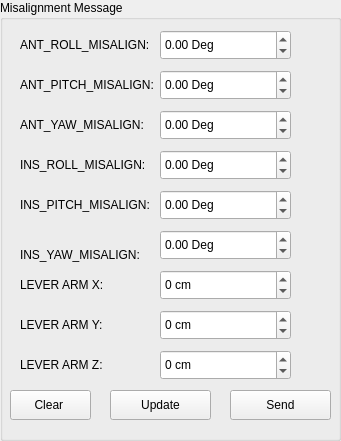
        <widget class="QGroupBox" name="groupBox_2">
         <property name="geometry">
          <rect>
           <x>750</x>
           <y>10</y>
           <width>341</width>
           <height>441</height>
          </rect>
         </property>
         <property name="font">
          <font>
           <pointsize>9</pointsize>
          </font>
         </property>
         <property name="title">
          <string>Misalignment Message</string>
         </property>
         <widget class="QLabel" name="lblMisAlignMessRoll">
          <property name="geometry">
           <rect>
            <x>20</x>
            <y>30</y>
            <width>131</width>
            <height>30</height>
           </rect>
          </property>
          <property name="font">
           <font>
            <pointsize>9</pointsize>
           </font>
          </property>
          <property name="text">
           <string>ANT_ROLL_MISALIGN:</string>
          </property>
         </widget>
         <widget class="QDoubleSpinBox" name="sbMisAlignMessAntRoll">
          <property name="geometry">
           <rect>
            <x>160</x>
            <y>30</y>
            <width>131</width>
            <height>30</height>
           </rect>
          </property>
          <property name="font">
           <font>
            <pointsize>9</pointsize>
           </font>
          </property>
          <property name="suffix">
           <string> Deg</string>
          </property>
          <property name="minimum">
           <double>-999999999.000000000000000</double>
          </property>
          <property name="maximum">
           <double>99999999.000000000000000</double>
          </property>
         </widget>
         <widget class="QLabel" name="lblMisAlignMessPitch">
          <property name="geometry">
           <rect>
            <x>20</x>
            <y>70</y>
            <width>141</width>
            <height>30</height>
           </rect>
          </property>
          <property name="font">
           <font>
            <pointsize>9</pointsize>
           </font>
          </property>
          <property name="text">
           <string>ANT_PITCH_MISALIGN:</string>
          </property>
         </widget>
         <widget class="QDoubleSpinBox" name="sbMisAlignMessAntPitch">
          <property name="geometry">
           <rect>
            <x>160</x>
            <y>70</y>
            <width>131</width>
            <height>30</height>
           </rect>
          </property>
          <property name="font">
           <font>
            <pointsize>9</pointsize>
           </font>
          </property>
          <property name="suffix">
           <string> Deg</string>
          </property>
          <property name="minimum">
           <double>-999999999.000000000000000</double>
          </property>
          <property name="maximum">
           <double>99999999.000000000000000</double>
          </property>
         </widget>
         <widget class="QDoubleSpinBox" name="sbMisAlignMessAntYaw">
          <property name="geometry">
           <rect>
            <x>160</x>
            <y>110</y>
            <width>131</width>
            <height>30</height>
           </rect>
          </property>
          <property name="font">
           <font>
            <pointsize>9</pointsize>
           </font>
          </property>
          <property name="suffix">
           <string> Deg</string>
          </property>
          <property name="minimum">
           <double>-999999999.000000000000000</double>
          </property>
          <property name="maximum">
           <double>99999999.000000000000000</double>
          </property>
         </widget>
         <widget class="QLabel" name="lblMisAlignMessYaw">
          <property name="geometry">
           <rect>
            <x>20</x>
            <y>110</y>
            <width>141</width>
            <height>30</height>
           </rect>
          </property>
          <property name="font">
           <font>
            <pointsize>9</pointsize>
           </font>
          </property>
          <property name="text">
           <string>ANT_YAW_MISALIGN:</string>
          </property>
         </widget>
         <widget class="QLabel" name="lblMisAlignMessLeverArmX">
          <property name="geometry">
           <rect>
            <x>20</x>
            <y>270</y>
            <width>111</width>
            <height>30</height>
           </rect>
          </property>
          <property name="font">
           <font>
            <pointsize>9</pointsize>
           </font>
          </property>
          <property name="text">
           <string>LEVER ARM X:</string>
          </property>
         </widget>
         <widget class="QDoubleSpinBox" name="sbMisAlignMessLeverArmX">
          <property name="geometry">
           <rect>
            <x>160</x>
            <y>270</y>
            <width>131</width>
            <height>30</height>
           </rect>
          </property>
          <property name="font">
           <font>
            <pointsize>9</pointsize>
           </font>
          </property>
          <property name="suffix">
           <string> cm</string>
          </property>
          <property name="decimals">
           <number>0</number>
          </property>
          <property name="minimum">
           <double>-999999999.000000000000000</double>
          </property>
          <property name="maximum">
           <double>99999999.000000000000000</double>
          </property>
         </widget>
         <widget class="QLabel" name="lblMisAlignMessLeverArmY">
          <property name="geometry">
           <rect>
            <x>20</x>
            <y>310</y>
            <width>111</width>
            <height>30</height>
           </rect>
          </property>
          <property name="font">
           <font>
            <pointsize>9</pointsize>
           </font>
          </property>
          <property name="text">
           <string>LEVER ARM Y:</string>
          </property>
         </widget>
         <widget class="QDoubleSpinBox" name="sbMisAlignMessLeverArmY">
          <property name="geometry">
           <rect>
            <x>160</x>
            <y>310</y>
            <width>131</width>
            <height>30</height>
           </rect>
          </property>
          <property name="font">
           <font>
            <pointsize>9</pointsize>
           </font>
          </property>
          <property name="suffix">
           <string> cm</string>
          </property>
          <property name="decimals">
           <number>0</number>
          </property>
          <property name="minimum">
           <double>-999999999.000000000000000</double>
          </property>
          <property name="maximum">
           <double>99999999.000000000000000</double>
          </property>
         </widget>
         <widget class="QLabel" name="lblMisAlignMessLeverArmZ">
          <property name="geometry">
           <rect>
            <x>20</x>
            <y>350</y>
            <width>111</width>
            <height>30</height>
           </rect>
          </property>
          <property name="font">
           <font>
            <pointsize>9</pointsize>
           </font>
          </property>
          <property name="text">
           <string>LEVER ARM Z:</string>
          </property>
         </widget>
         <widget class="QDoubleSpinBox" name="sbMisAlignMessLeverArmZ">
          <property name="geometry">
           <rect>
            <x>160</x>
            <y>350</y>
            <width>131</width>
            <height>30</height>
           </rect>
          </property>
          <property name="font">
           <font>
            <pointsize>9</pointsize>
           </font>
          </property>
          <property name="suffix">
           <string> cm</string>
          </property>
          <property name="decimals">
           <number>0</number>
          </property>
          <property name="minimum">
           <double>-999999999.000000000000000</double>
          </property>
          <property name="maximum">
           <double>99999999.000000000000000</double>
          </property>
         </widget>
         <widget class="QPushButton" name="pbUpdateMisalignmentMess">
          <property name="geometry">
           <rect>
            <x>110</x>
            <y>390</y>
            <width>101</width>
            <height>30</height>
           </rect>
          </property>
          <property name="font">
           <font>
            <pointsize>9</pointsize>
           </font>
          </property>
          <property name="text">
           <string>Update</string>
          </property>
         </widget>
         <widget class="QDoubleSpinBox" name="sbMisAlignMessINSPitch">
          <property name="geometry">
           <rect>
            <x>160</x>
            <y>190</y>
            <width>131</width>
            <height>30</height>
           </rect>
          </property>
          <property name="font">
           <font>
            <pointsize>9</pointsize>
           </font>
          </property>
          <property name="suffix">
           <string> Deg</string>
          </property>
          <property name="minimum">
           <double>-999999999.000000000000000</double>
          </property>
          <property name="maximum">
           <double>99999999.000000000000000</double>
          </property>
         </widget>
         <widget class="QLabel" name="lblMisAlignMessYaw_2">
          <property name="geometry">
           <rect>
            <x>20</x>
            <y>240</y>
            <width>141</width>
            <height>30</height>
           </rect>
          </property>
          <property name="font">
           <font>
            <pointsize>9</pointsize>
           </font>
          </property>
          <property name="text">
           <string>INS_YAW_MISALIGN:</string>
          </property>
         </widget>
         <widget class="QLabel" name="lblMisAlignMessPitch_2">
          <property name="geometry">
           <rect>
            <x>20</x>
            <y>190</y>
            <width>141</width>
            <height>30</height>
           </rect>
          </property>
          <property name="font">
           <font>
            <pointsize>9</pointsize>
           </font>
          </property>
          <property name="text">
           <string>INS_PITCH_MISALIGN:</string>
          </property>
         </widget>
         <widget class="QLabel" name="lblMisAlignMessRoll_2">
          <property name="geometry">
           <rect>
            <x>20</x>
            <y>150</y>
            <width>131</width>
            <height>30</height>
           </rect>
          </property>
          <property name="font">
           <font>
            <pointsize>9</pointsize>
           </font>
          </property>
          <property name="text">
           <string>INS_ROLL_MISALIGN:</string>
          </property>
         </widget>
         <widget class="QDoubleSpinBox" name="sbMisAlignMessINSRoll">
          <property name="geometry">
           <rect>
            <x>160</x>
            <y>150</y>
            <width>131</width>
            <height>30</height>
           </rect>
          </property>
          <property name="font">
           <font>
            <pointsize>9</pointsize>
           </font>
          </property>
          <property name="suffix">
           <string> Deg</string>
          </property>
          <property name="minimum">
           <double>-999999999.000000000000000</double>
          </property>
          <property name="maximum">
           <double>99999999.000000000000000</double>
          </property>
         </widget>
         <widget class="QDoubleSpinBox" name="sbMisAlignMessINSYaw">
          <property name="geometry">
           <rect>
            <x>160</x>
            <y>230</y>
            <width>131</width>
            <height>30</height>
           </rect>
          </property>
          <property name="font">
           <font>
            <pointsize>9</pointsize>
           </font>
          </property>
          <property name="suffix">
           <string> Deg</string>
          </property>
          <property name="minimum">
           <double>-999999999.000000000000000</double>
          </property>
          <property name="maximum">
           <double>99999999.000000000000000</double>
          </property>
         </widget>
         <widget class="QPushButton" name="pbSendMisalignmentMess">
          <property name="geometry">
           <rect>
            <x>230</x>
            <y>390</y>
            <width>101</width>
            <height>30</height>
           </rect>
          </property>
          <property name="font">
           <font>
            <pointsize>9</pointsize>
           </font>
          </property>
          <property name="text">
           <string>Send</string>
          </property>
         </widget>
         <widget class="QPushButton" name="ClearMisalignmentMess">
          <property name="geometry">
           <rect>
            <x>10</x>
            <y>390</y>
            <width>81</width>
            <height>30</height>
           </rect>
          </property>
          <property name="font">
           <font>
            <pointsize>9</pointsize>
           </font>
          </property>
          <property name="text">
           <string>Clear </string>
          </property>
         </widget>
        </widget>
